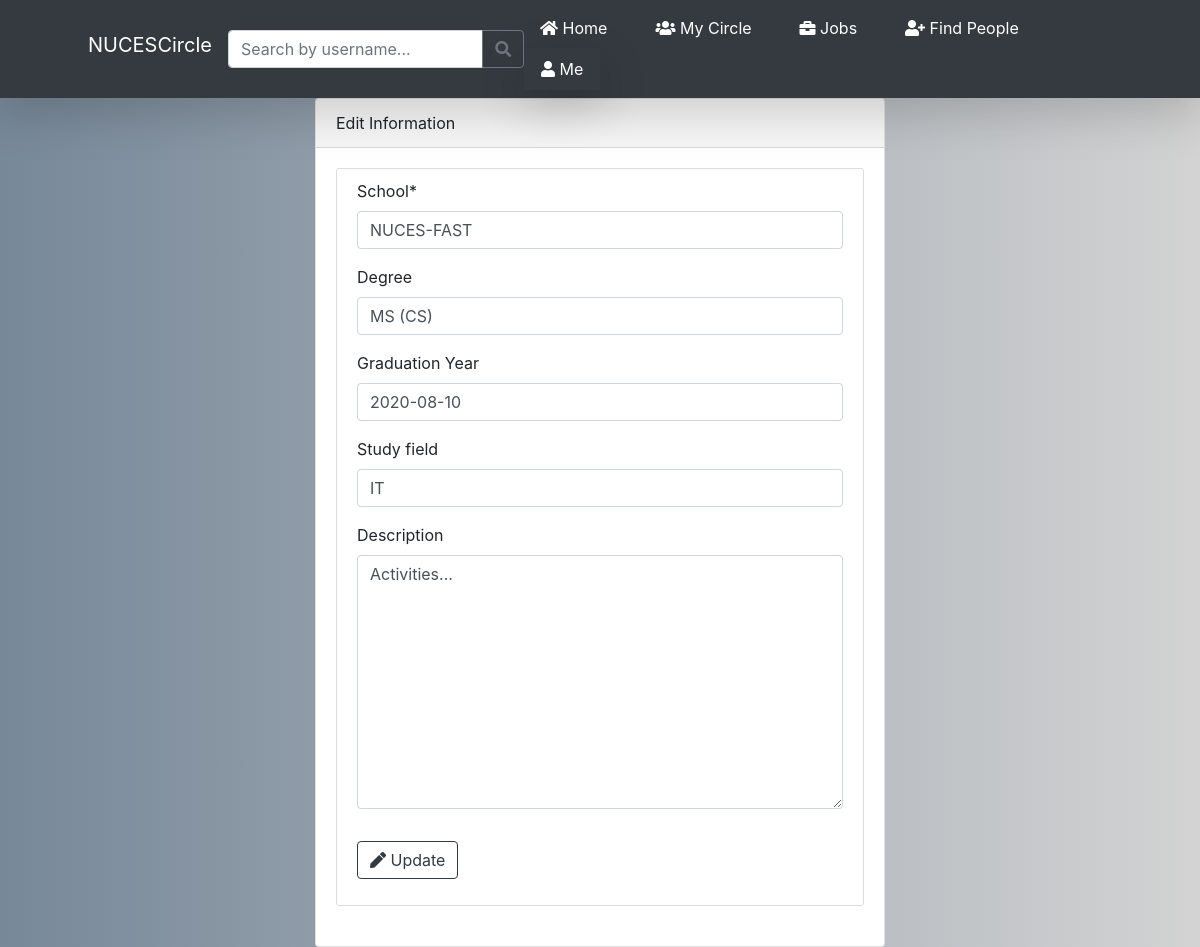
Screenshot of /view_profile/edu_edit/9/ (signed in) with the database file from the repository.
### users/models.py (models this page shows, shortened)
class Education(models.Model):
    school = models.CharField(max_length=255, blank=False)
    degree = models.CharField(max_length=255, blank=True)
    study_field = models.CharField(max_length=255, blank=True)
    description = models.TextField(max_length=1023, blank=True)
    grad_year = models.DateField(blank=True, null=True)
    user = models.ForeignKey(User, on_delete=models.CASCADE)

### users/views.py (the view)
# urls.py: path('view_profile/edu_edit/<int:edu_info_id>/', user_views.edit_education_info, name='edit-edu'),
@login_required
def edit_education_info(request, *args, **kwargs):
    edu_id = int(kwargs['edu_info_id'])
    edu_data = Education.objects.get(pk=edu_id)
    education_form = EducationForm(instance=edu_data)
    return render(request, 'users/edit_edu.html', context={'education_form': education_form,
                                                           'edu_data': edu_data})

### users/forms.py
class EducationForm(forms.ModelForm):
    class Meta:
        model = Education
        fields = ['school', 'degree', 'grad_year', 'study_field', 'description']
        labels = {
            'grad_year': 'Graduation Year'
        }

### users/templates/users/edit_edu.html (shortened to what this page needs)
{% extends "nucescircle/base.html" %}
{% load crispy_forms_tags %}
{% block content %}
<div class="col-md-6 mx-auto">
    <div class="card">
        <div class="card-header">
            Edit Information
        </div>
        <div class="card-body">
            <div class="content-section">
                <form method="post" class="form-group" action="{% url 'update-edu' edu_data.id %}">
                    <fieldset class="form-group">
                        {{ education_form|crispy }}
                    </fieldset>
                    <div class="form-group">
                        <button class="btn btn-outline-dark" type="submit"><i class="fas fa-pen"></i> Update</button>
                    </div>
                </form>
            </div>
        </div>
    </div>
</div>
{% endblock content %}

### nucescircle/static/nucescircle/newStyling.css (style rules this page uses)
#gradBg2 { background-color: slategray; background-image: linear-gradient(90deg, lightslategray, lightgray); }
body { background-color: #eeeeee; }
.content-section { background: #ffffff; padding: 10px 20px; border: 1px solid #dddddd; border-radius: 3px; margin-bottom: 20px; }

### rows the page displays
Education: school "NUCES-FAST", degree "MS (CS)", grad_year "2020-08-10", study_field "IT", description "Activities..."
